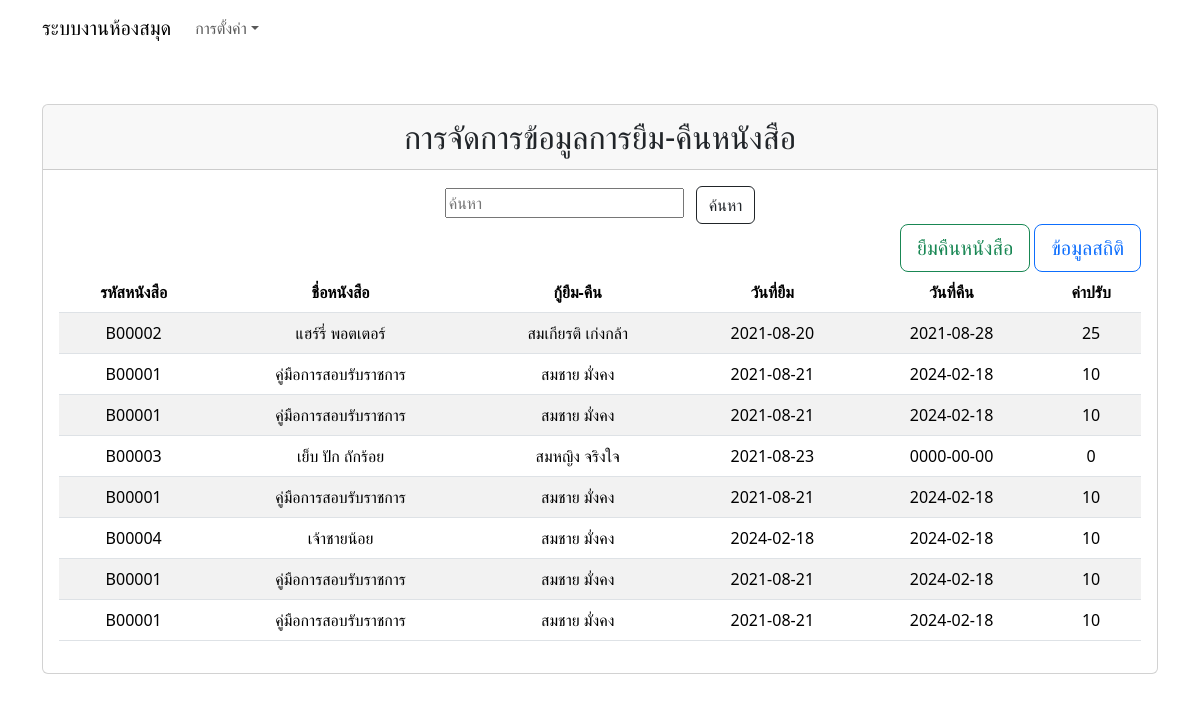
The page / on the database its author committed.
### tables this page shows
CREATE TABLE `tb_borrow_book` (
  `br_id` int(11) NOT NULL,
  `br_date_br` date NOT NULL,
  `br_date_rt` date NOT NULL,
  `b_id` varchar(6) NOT NULL,
  `m_user` varchar(40) NOT NULL,
  `br_fine` int(3) DEFAULT NULL
);

CREATE TABLE `tb_book` (
  `b_id` varchar(60) NOT NULL,
  `b_name` varchar(60) NOT NULL,
  `b_writer` varchar(50) DEFAULT NULL,
  `b_category` int(2) NOT NULL,
  `b_price` int(4) DEFAULT NULL
);

CREATE TABLE `tb_member` (
  `m_user` varchar(40) NOT NULL,
  `m_pass` varchar(20) NOT NULL,
  `m_name` varchar(50) NOT NULL,
  `m_phone` varchar(10) DEFAULT NULL
);

### index.php (the view, shortened to what this page needs)
<?php
include('server/db.php');
if ($_SERVER['REQUEST_METHOD'] == 'POST') {
    $search_term = $_POST['search_term'];
    $sql = "SELECT tb_borrow_book.*, tb_book.*, tb_member.*
            FROM tb_borrow_book
            INNER JOIN tb_book ON tb_borrow_book.b_id = tb_book.b_id
            INNER JOIN tb_member ON tb_borrow_book.m_user = tb_member.m_user
            WHERE tb_book.b_name LIKE '%$search_term%'
            OR tb_book.b_writer LIKE '%$search_term%'
            OR tb_member.m_name LIKE '%$search_term%'";
} else {
    $sql = "SELECT tb_borrow_book.*, tb_book.*, tb_member.*
            FROM tb_borrow_book
            INNER JOIN tb_book ON tb_borrow_book.b_id = tb_book.b_id
            INNER JOIN tb_member ON tb_borrow_book.m_user = tb_member.m_user";
}
$dtbook = $conn->query($sql);
?>
<!doctype html>
<html lang="en">
<head>
    <link href="https://cdn.jsdelivr.net/npm/bootstrap@5.3.2/dist/css/bootstrap.min.css" rel="stylesheet" />
</head>
<body>
    <nav class="navbar navbar-expand navbar-light bg-faded">
        <div class="container">
            <a class="navbar-brand" href="#">ระบบงานห้องสมุด</a>
            <ul class="navbar-nav me-auto mt-2 mt-lg-0">
                <li class="nav-item dropdown">
                    <a class="nav-link dropdown-toggle" href="#" id="dropdownId" data-bs-toggle="dropdown" aria-haspopup="true" aria-expanded="false">การตั้งค่า</a>
                </li>
            </ul>
        </div>
    </nav>
    <div class="container">
        <div class="row">
            <div class="col-md-12 mt-5">
                <div class="card">
                    <div class="card-header text-center fs-2">
                        การจัดการข้อมูลการยืม-คืนหนังสือ
                    </div>
                    <div class="card-body text-center">
                        <form method="post">
                            <div>
                                <input class="me-2" type="text" name="search_term" placeholder="ค้นหา">
                                <button type="submit" class="btn btn-outline-dark ">ค้นหา</button>
                            </div>
                        </form>
                        <div class="table-responsive text-nowrap">
                            <div class="float-end">
                                <a href="borrowbook.php" type="button" class="btn btn-outline-success btn-lg">ยืมคืนหนังสือ</a>
                                <a href="datalibrary.php" type="button" class="btn btn-outline-primary btn-lg">ข้อมูลสถิติ</a>
                            </div>
                            <table class="table table-striped text-center">
                                <thead>
                                    <tr>
                                        <th scope="col">รหัสหนังสือ</th>
                                        <th scope="col">ชื่อหนังสือ</th>
                                        <th scope="col">กู้ยืม-คืน</th>
                                        <th scope="col">วันที่ยืม</th>
                                        <th scope="col">วันที่คืน</th>
                                        <th scope="col">ค่าปรับ</th>
                                    </tr>
                                </thead>
                                <tbody>
                                    <?php
                                    while ($row = $dtbook->fetch_object()) {
                                    ?>
                                        <tr>
                                            <td><?php echo $row->b_id ?></td>
                                            <td><?php echo $row->b_name ?></td>
                                            <td><?php echo $row->m_name ?></td>
                                            <td><?php echo $row->br_date_br ?></td>
                                            <td><?php echo $row->br_date_rt ?></td>
                                            <td><?php echo $row->br_fine ?></td>
                                        </tr>
                                    <?php
                                    }
                                    ?>
                                </tbody>
                            </table>
                        </div>
                    </div>
                </div>
            </div>
        </div>
    </div>
</body>
</html>

### rows shown on the page
tb_borrow_book: b.b_id "B00002", b.b_name "แฮร์รี่ พอตเตอร์", m_user.m_name "สมเกียรติ เก่งกล้า", br_date_br "2021-08-20", br_date_rt "2021-08-28", br_fine "25"
tb_borrow_book: b.b_id "B00001", b.b_name "คู่มือการสอบรับราชการ", m_user.m_name "สมชาย มั่งคง", br_date_br "2021-08-21", br_date_rt "2024-02-18", br_fine "10"
tb_borrow_book: b.b_id "B00001", b.b_name "คู่มือการสอบรับราชการ", m_user.m_name "สมชาย มั่งคง", br_date_br "2021-08-21", br_date_rt "2024-02-18", br_fine "10"
tb_borrow_book: b.b_id "B00003", b.b_name "เย็บ ปัก ถักร้อย", m_user.m_name "สมหญิง จริงใจ", br_date_br "2021-08-23", br_date_rt "0000-00-00", br_fine "0"
tb_borrow_book: b.b_id "B00001", b.b_name "คู่มือการสอบรับราชการ", m_user.m_name "สมชาย มั่งคง", br_date_br "2021-08-21", br_date_rt "2024-02-18", br_fine "10"
tb_borrow_book: b.b_id "B00004", b.b_name "เจ้าชายน้อย", m_user.m_name "สมชาย มั่งคง", br_date_br "2024-02-18", br_date_rt "2024-02-18", br_fine "10"
tb_borrow_book: b.b_id "B00001", b.b_name "คู่มือการสอบรับราชการ", m_user.m_name "สมชาย มั่งคง", br_date_br "2021-08-21", br_date_rt "2024-02-18", br_fine "10"
tb_borrow_book: b.b_id "B00001", b.b_name "คู่มือการสอบรับราชการ", m_user.m_name "สมชาย มั่งคง", br_date_br "2021-08-21", br_date_rt "2024-02-18", br_fine "10"
